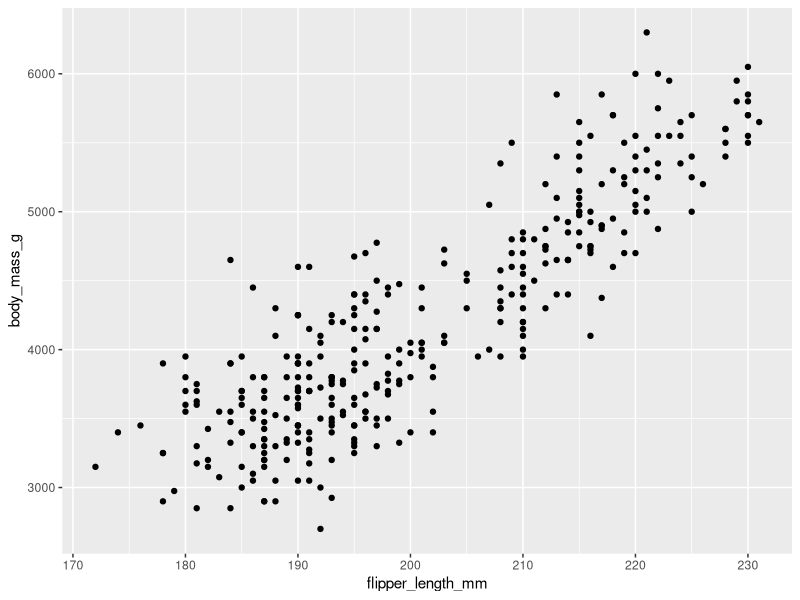
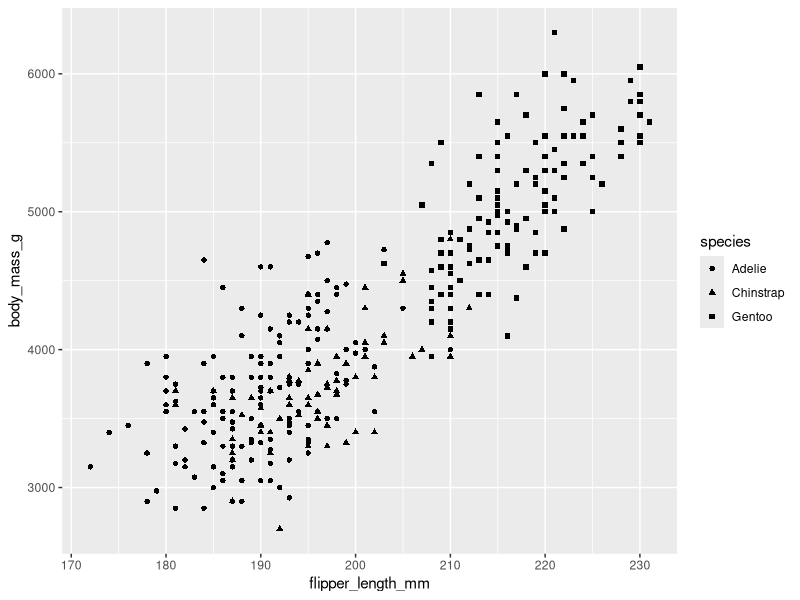
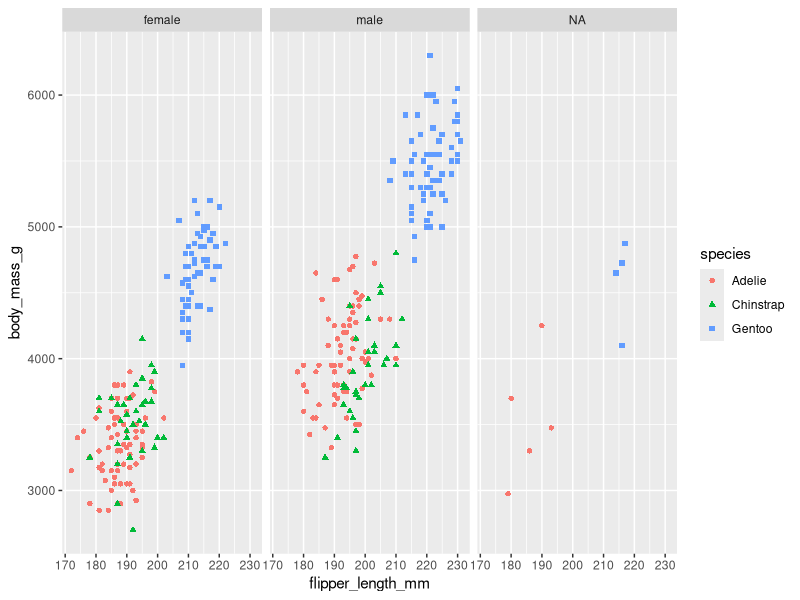
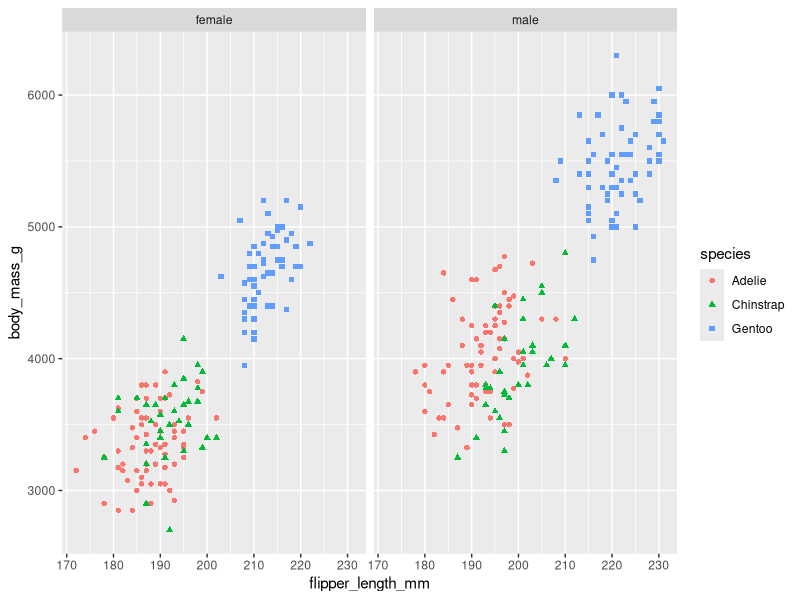

These charts were generated, in order, by the following R code:
## ---- chunk 1
library(tidyverse)
library(palmerpenguins)
## ---- chunk 2

ggplot(data = penguins) +

  geom_point(mapping = aes(x = flipper_length_mm, y = body_mass_g))

## ---- chunk 3
ggplot(data=penguins,aes(x=flipper_length_mm,y=body_mass_g))+
  geom_point(aes(shape=species))
## ---- chunk 4
ggplot(data=penguins,aes(x=flipper_length_mm,y=body_mass_g))+
  geom_point(aes(color=species,
                 shape=species)) +
  facet_wrap(~sex)
## ---- chunk 5
penguins %>%
  drop_na(sex) %>%
  ggplot()+geom_point(mapping=aes(x=flipper_length_mm,y=body_mass_g,color=species,shape=species)) +
  facet_wrap(~sex)
